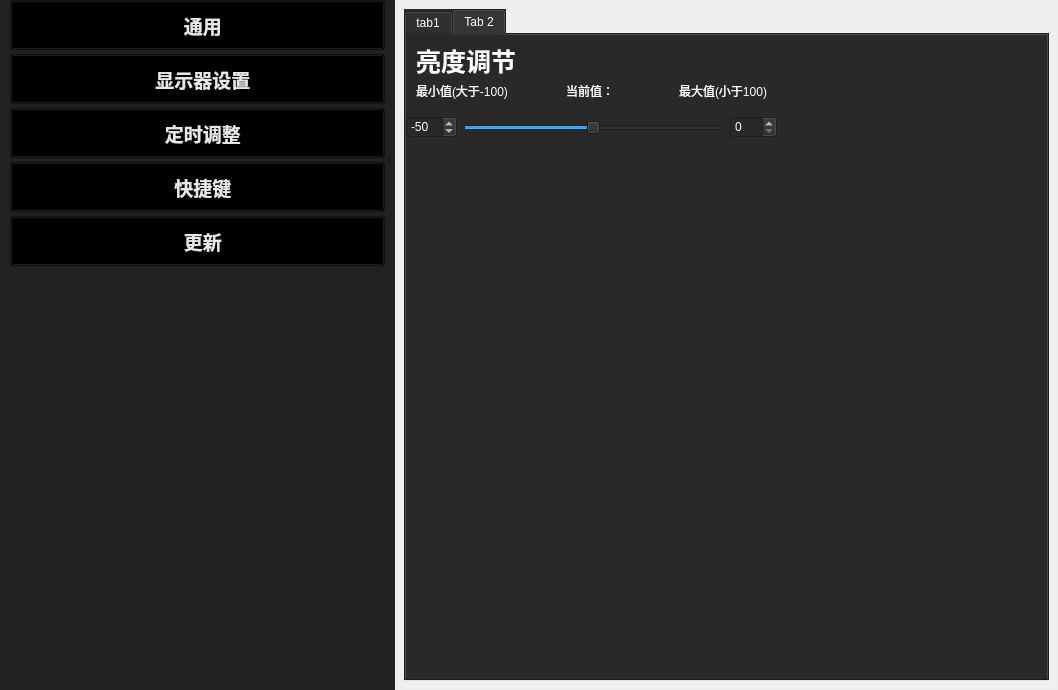
<?xml version="1.0" encoding="UTF-8"?>
<ui version="4.0">
 <class>SettingWindow</class>
 <widget class="QWidget" name="SettingWindow">
  <property name="geometry">
   <rect>
    <x>0</x>
    <y>0</y>
    <width>1058</width>
    <height>690</height>
   </rect>
  </property>
  <property name="sizePolicy">
   <sizepolicy hsizetype="Preferred" vsizetype="Preferred">
    <horstretch>0</horstretch>
    <verstretch>0</verstretch>
   </sizepolicy>
  </property>
  <property name="font">
   <font>
    <family>Microsoft JhengHei UI</family>
    <stylestrategy>PreferAntialias</stylestrategy>
   </font>
  </property>
  <property name="windowTitle">
   <string>Form</string>
  </property>
  <property name="styleSheet">
   <string notr="true"/>
  </property>
  <layout class="QHBoxLayout" name="horizontalLayout">
   <property name="spacing">
    <number>0</number>
   </property>
   <property name="leftMargin">
    <number>0</number>
   </property>
   <property name="topMargin">
    <number>0</number>
   </property>
   <property name="rightMargin">
    <number>0</number>
   </property>
   <property name="bottomMargin">
    <number>0</number>
   </property>
   <item>
    <widget class="QWidget" name="navigationView" native="true">
     <property name="sizePolicy">
      <sizepolicy hsizetype="MinimumExpanding" vsizetype="Preferred">
       <horstretch>0</horstretch>
       <verstretch>0</verstretch>
      </sizepolicy>
     </property>
     <property name="minimumSize">
      <size>
       <width>395</width>
       <height>0</height>
      </size>
     </property>
     <property name="maximumSize">
      <size>
       <width>395</width>
       <height>16777215</height>
      </size>
     </property>
     <property name="styleSheet">
      <string notr="true">QWidget{
    text-align: left;    
background-color:rgb(32,33,32);

}</string>
     </property>
     <layout class="QVBoxLayout" name="verticalLayout_2">
      <property name="spacing">
       <number>0</number>
      </property>
      <property name="leftMargin">
       <number>0</number>
      </property>
      <property name="topMargin">
       <number>0</number>
      </property>
      <property name="rightMargin">
       <number>0</number>
      </property>
      <property name="bottomMargin">
       <number>0</number>
      </property>
      <item>
       <widget class="QWidget" name="menu" native="true">
        <property name="sizePolicy">
         <sizepolicy hsizetype="Preferred" vsizetype="Fixed">
          <horstretch>0</horstretch>
          <verstretch>0</verstretch>
         </sizepolicy>
        </property>
        <property name="minimumSize">
         <size>
          <width>390</width>
          <height>0</height>
         </size>
        </property>
        <property name="maximumSize">
         <size>
          <width>390</width>
          <height>16777215</height>
         </size>
        </property>
        <property name="styleSheet">
         <string notr="true">QToolButton{
	color: rgb(231,231,231);
    background-color: transparent;
    padding-left:10px;
    text-align: left;
}
QToolButton:hover{
  border: 1px solid rgb(68,68,68);
  border-radius: 10px;
	border-left:2px solid red;
  background-color: rgb(68,68,68);
}</string>
        </property>
        <layout class="QVBoxLayout" name="verticalLayout">
         <property name="spacing">
          <number>4</number>
         </property>
         <property name="leftMargin">
          <number>10</number>
         </property>
         <property name="topMargin">
          <number>0</number>
         </property>
         <property name="rightMargin">
          <number>11</number>
         </property>
         <property name="bottomMargin">
          <number>0</number>
         </property>
         <item>
          <widget class="QToolButton" name="bt_generate">
           <property name="sizePolicy">
            <sizepolicy hsizetype="Preferred" vsizetype="Preferred">
             <horstretch>0</horstretch>
             <verstretch>0</verstretch>
            </sizepolicy>
           </property>
           <property name="minimumSize">
            <size>
             <width>375</width>
             <height>50</height>
            </size>
           </property>
           <property name="maximumSize">
            <size>
             <width>375</width>
             <height>50</height>
            </size>
           </property>
           <property name="font">
            <font>
             <family>Microsoft JhengHei UI</family>
             <pointsize>14</pointsize>
             <bold>true</bold>
            </font>
           </property>
           <property name="text">
            <string>  通用</string>
           </property>
           <property name="icon">
            <iconset theme="address-book-new">
             <normaloff>.</normaloff>.</iconset>
           </property>
           <property name="toolButtonStyle">
            <enum>Qt::ToolButtonTextBesideIcon</enum>
           </property>
          </widget>
         </item>
         <item>
          <widget class="QToolButton" name="bt_display_setting">
           <property name="minimumSize">
            <size>
             <width>375</width>
             <height>50</height>
            </size>
           </property>
           <property name="maximumSize">
            <size>
             <width>375</width>
             <height>50</height>
            </size>
           </property>
           <property name="font">
            <font>
             <family>Microsoft JhengHei UI</family>
             <pointsize>14</pointsize>
             <bold>true</bold>
            </font>
           </property>
           <property name="toolTipDuration">
            <number>-1</number>
           </property>
           <property name="styleSheet">
            <string notr="true"/>
           </property>
           <property name="text">
            <string>  显示器设置</string>
           </property>
           <property name="toolButtonStyle">
            <enum>Qt::ToolButtonTextBesideIcon</enum>
           </property>
          </widget>
         </item>
         <item>
          <widget class="QToolButton" name="bt_timer">
           <property name="minimumSize">
            <size>
             <width>375</width>
             <height>50</height>
            </size>
           </property>
           <property name="maximumSize">
            <size>
             <width>375</width>
             <height>50</height>
            </size>
           </property>
           <property name="font">
            <font>
             <family>Microsoft JhengHei UI</family>
             <pointsize>14</pointsize>
             <bold>true</bold>
            </font>
           </property>
           <property name="text">
            <string>  定时调整</string>
           </property>
           <property name="toolButtonStyle">
            <enum>Qt::ToolButtonTextBesideIcon</enum>
           </property>
          </widget>
         </item>
         <item>
          <widget class="QToolButton" name="bt_key_map">
           <property name="minimumSize">
            <size>
             <width>375</width>
             <height>50</height>
            </size>
           </property>
           <property name="maximumSize">
            <size>
             <width>375</width>
             <height>50</height>
            </size>
           </property>
           <property name="font">
            <font>
             <family>Microsoft JhengHei UI</family>
             <pointsize>14</pointsize>
             <bold>true</bold>
            </font>
           </property>
           <property name="text">
            <string>  快捷键</string>
           </property>
           <property name="toolButtonStyle">
            <enum>Qt::ToolButtonTextBesideIcon</enum>
           </property>
          </widget>
         </item>
         <item>
          <widget class="QToolButton" name="bt_update">
           <property name="minimumSize">
            <size>
             <width>375</width>
             <height>50</height>
            </size>
           </property>
           <property name="maximumSize">
            <size>
             <width>375</width>
             <height>50</height>
            </size>
           </property>
           <property name="font">
            <font>
             <family>Microsoft JhengHei UI</family>
             <pointsize>14</pointsize>
             <bold>true</bold>
            </font>
           </property>
           <property name="layoutDirection">
            <enum>Qt::LeftToRight</enum>
           </property>
           <property name="autoFillBackground">
            <bool>false</bool>
           </property>
           <property name="text">
            <string>  更新</string>
           </property>
           <property name="autoRepeatDelay">
            <number>302</number>
           </property>
           <property name="popupMode">
            <enum>QToolButton::DelayedPopup</enum>
           </property>
           <property name="toolButtonStyle">
            <enum>Qt::ToolButtonTextBesideIcon</enum>
           </property>
          </widget>
         </item>
        </layout>
       </widget>
      </item>
      <item>
       <spacer name="verticalSpacer">
        <property name="orientation">
         <enum>Qt::Vertical</enum>
        </property>
        <property name="sizeHint" stdset="0">
         <size>
          <width>20</width>
          <height>521</height>
         </size>
        </property>
       </spacer>
      </item>
     </layout>
    </widget>
   </item>
   <item>
    <widget class="QWidget" name="contentView" native="true">
     <property name="minimumSize">
      <size>
       <width>500</width>
       <height>0</height>
      </size>
     </property>
     <property name="maximumSize">
      <size>
       <width>1000</width>
       <height>16777215</height>
      </size>
     </property>
     <property name="autoFillBackground">
      <bool>false</bool>
     </property>
     <property name="styleSheet">
      <string notr="true"/>
     </property>
     <layout class="QHBoxLayout" name="horizontalLayout_2">
      <item>
       <widget class="QTabWidget" name="tabWidget">
        <property name="styleSheet">
         <string notr="true">*{
    background-color: rgb(41,41,41);
color:rgb(255,255,255);
}</string>
        </property>
        <property name="currentIndex">
         <number>1</number>
        </property>
        <widget class="QWidget" name="tab_genarate">
         <property name="styleSheet">
          <string notr="true"/>
         </property>
         <attribute name="title">
          <string>tab1</string>
         </attribute>
         <widget class="QLabel" name="label">
          <property name="geometry">
           <rect>
            <x>10</x>
            <y>10</y>
            <width>61</width>
            <height>31</height>
           </rect>
          </property>
          <property name="styleSheet">
           <string notr="true">font-size:25px;
font-weight:500;</string>
          </property>
          <property name="text">
           <string>通用</string>
          </property>
         </widget>
         <widget class="QLabel" name="label_2">
          <property name="geometry">
           <rect>
            <x>10</x>
            <y>50</y>
            <width>69</width>
            <height>20</height>
           </rect>
          </property>
          <property name="text">
           <string>开机自启</string>
          </property>
         </widget>
         <widget class="QCheckBox" name="checkBox">
          <property name="geometry">
           <rect>
            <x>10</x>
            <y>80</y>
            <width>98</width>
            <height>24</height>
           </rect>
          </property>
          <property name="text">
           <string>启用</string>
          </property>
         </widget>
        </widget>
        <widget class="QWidget" name="tab_display">
         <attribute name="title">
          <string>Tab 2</string>
         </attribute>
         <widget class="QLabel" name="label_3">
          <property name="geometry">
           <rect>
            <x>10</x>
            <y>10</y>
            <width>101</width>
            <height>31</height>
           </rect>
          </property>
          <property name="styleSheet">
           <string notr="true">font-size:25px;
font-weight:500;</string>
          </property>
          <property name="text">
           <string>亮度调节</string>
          </property>
         </widget>
         <widget class="QWidget" name="widget" native="true">
          <property name="geometry">
           <rect>
            <x>0</x>
            <y>70</y>
            <width>371</width>
            <height>45</height>
           </rect>
          </property>
          <layout class="QHBoxLayout" name="horizontalLayout_3">
           <item>
            <widget class="QSpinBox" name="spinBox">
             <property name="minimum">
              <number>-100</number>
             </property>
             <property name="maximum">
              <number>0</number>
             </property>
             <property name="value">
              <number>-50</number>
             </property>
            </widget>
           </item>
           <item>
            <widget class="QSlider" name="horizontalSlider">
             <property name="minimum">
              <number>-100</number>
             </property>
             <property name="maximum">
              <number>100</number>
             </property>
             <property name="orientation">
              <enum>Qt::Horizontal</enum>
             </property>
            </widget>
           </item>
           <item>
            <widget class="QSpinBox" name="spinBox_2">
             <property name="maximum">
              <number>100</number>
             </property>
            </widget>
           </item>
          </layout>
         </widget>
         <widget class="QWidget" name="widget_3" native="true">
          <property name="geometry">
           <rect>
            <x>10</x>
            <y>40</y>
            <width>351</width>
            <height>42</height>
           </rect>
          </property>
          <layout class="QHBoxLayout" name="horizontalLayout_5">
           <property name="spacing">
            <number>0</number>
           </property>
           <property name="leftMargin">
            <number>0</number>
           </property>
           <property name="rightMargin">
            <number>0</number>
           </property>
           <property name="bottomMargin">
            <number>11</number>
           </property>
           <item>
            <widget class="QLabel" name="label_4">
             <property name="text">
              <string>最小值(大于-100)</string>
             </property>
            </widget>
           </item>
           <item>
            <spacer name="horizontalSpacer">
             <property name="orientation">
              <enum>Qt::Horizontal</enum>
             </property>
             <property name="sizeHint" stdset="0">
              <size>
               <width>40</width>
               <height>20</height>
              </size>
             </property>
            </spacer>
           </item>
           <item>
            <widget class="QLabel" name="label_10">
             <property name="text">
              <string>当前值：</string>
             </property>
            </widget>
           </item>
           <item>
            <widget class="QLabel" name="current_value">
             <property name="text">
              <string/>
             </property>
            </widget>
           </item>
           <item>
            <spacer name="horizontalSpacer_2">
             <property name="orientation">
              <enum>Qt::Horizontal</enum>
             </property>
             <property name="sizeHint" stdset="0">
              <size>
               <width>40</width>
               <height>20</height>
              </size>
             </property>
            </spacer>
           </item>
           <item>
            <widget class="QLabel" name="label_9">
             <property name="text">
              <string>最大值(小于100)</string>
             </property>
            </widget>
           </item>
          </layout>
         </widget>
        </widget>
       </widget>
      </item>
     </layout>
    </widget>
   </item>
  </layout>
 </widget>
 <resources/>
 <connections>
  <connection>
   <sender>spinBox</sender>
   <signal>valueChanged(int)</signal>
   <receiver>horizontalSlider</receiver>
   <slot>setValue(int)</slot>
   <hints>
    <hint type="sourcelabel">
     <x>439</x>
     <y>131</y>
    </hint>
    <hint type="destinationlabel">
     <x>593</x>
     <y>130</y>
    </hint>
   </hints>
  </connection>
  <connection>
   <sender>horizontalSlider</sender>
   <signal>valueChanged(int)</signal>
   <receiver>current_value</receiver>
   <slot>setNum(int)</slot>
   <hints>
    <hint type="sourcelabel">
     <x>596</x>
     <y>130</y>
    </hint>
    <hint type="destinationlabel">
     <x>625</x>
     <y>99</y>
    </hint>
   </hints>
  </connection>
 </connections>
</ui>
